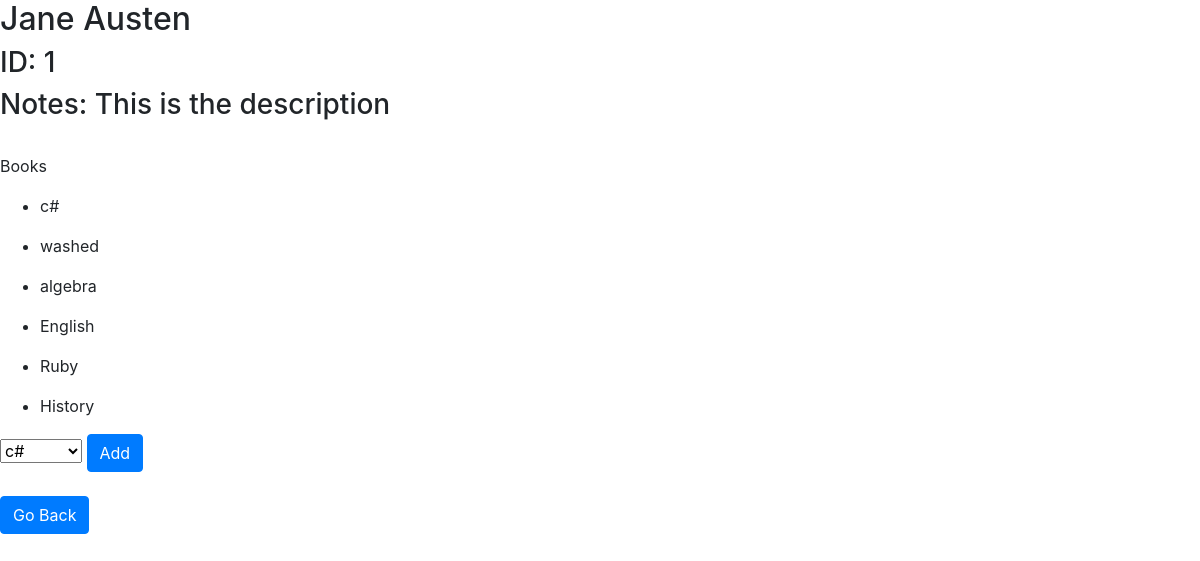
Screenshot of /authors/1 with the database file from the repository.
### books_authors_app/models.py (models this page shows)
class author(models.Model):
    first_name = models.CharField(max_length=45)
    last_name = models.CharField(max_length=45)
    notes = models.TextField()
    books = models.ManyToManyField(book, related_name="authors")
    created_at = models.DateTimeField(auto_now_add=True)
    updated_at = models.DateTimeField(auto_now=True)

class book(models.Model):
    title = models.CharField(max_length=255)
    description = models.TextField()
    created_at = models.DateTimeField(auto_now_add=True)
    updated_at = models.DateTimeField(auto_now=True)

### books_authors_app/views.py (the view)
# urls.py: path('authors/<int:authorID>', views.author_view),
def author_view(request, authorID):
    author_to_show = author.objects.get(id = authorID)
    book_to_add = book.objects.all()
    print(author_to_show)
    context = {
        "author_to_show" : author_to_show,
        "book_to_add" : book_to_add,
    }
    return render(request, "authorview.html", context)

### books_authors_app/templates/authorview.html (shortened to what this page needs)
<!DOCTYPE html>
<html lang="en">
<head>
    <link rel="stylesheet" href="https://stackpath.bootstrapcdn.com/bootstrap/4.5.2/css/bootstrap.min.css">
</head>
<body>
    <h2>{{author_to_show.first_name}} {{author_to_show.last_name}}</h2>
    <h3>ID: {{author_to_show.id}}</h3>
    <h3>Notes: {{author_to_show.notes}}</h3>
    <br>
    <p>Books</p>
    {% for a in author_to_show.books.all %}
    <ul>
        <li>{{a.title}}</li>
    </ul>
    {% endfor %}
    <form action="/add_book_to_author/{{author_to_show.id}}" method="POST">
        <select name="select_book">
            {% for b in book_to_add %}
            <option value="{{b.id}}">{{b.title}}</option>
            {% endfor %}
        </select>
        <button class="btn btn-primary" type="submit">Add</button>
    </form>
    <br>
    <a href="/authors" class="btn btn-primary" >Go Back</a>
</body>
</html>

### rows the page displays
author: first_name "Jane", last_name "Austen", id "1", notes "This is the description"
book: title "c#"
book: title "washed"
book: title "algebra"
book: title "English"
book: title "Ruby"
book: title "History"

### other values shown
form field select_book "c#"
